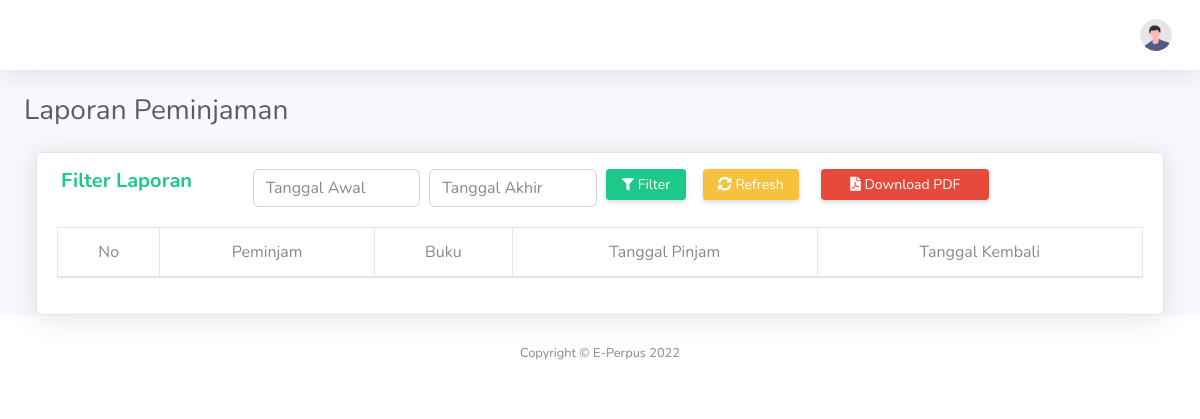
/index.php/laporan/Peminjaman, run on an earlier commit of the app's database.
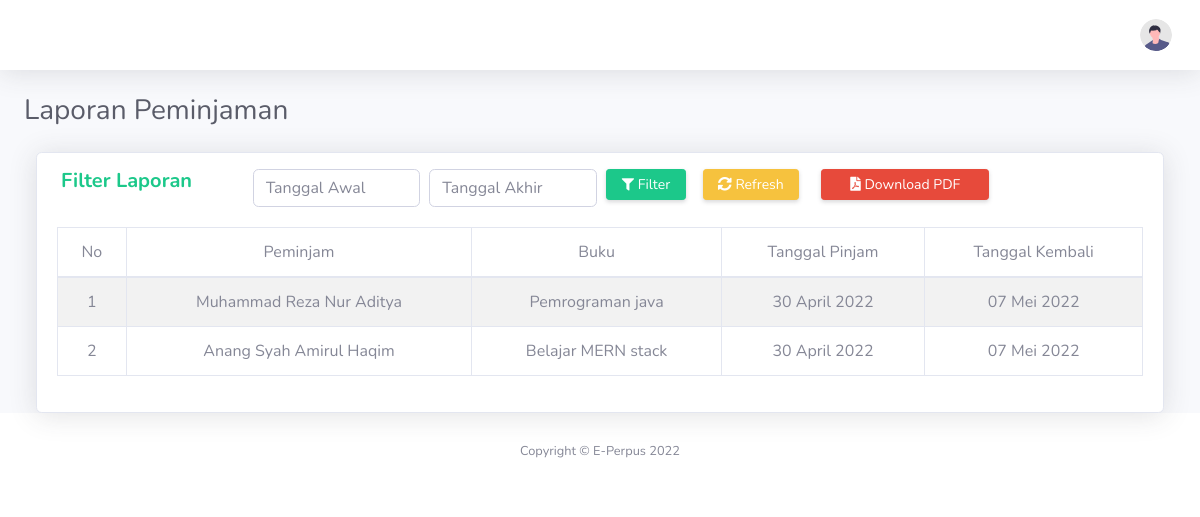
And on a later commit of the database.
### tables this page shows
CREATE TABLE `peminjaman` (
  `id_pinjam` int(11) NOT NULL,
  `id_anggota` int(11) NOT NULL,
  `id_buku` int(11) NOT NULL,
  `tgl_pinjam` date NOT NULL,
  `tgl_kembali` date NOT NULL
);

CREATE TABLE `anggota` (
  `id_anggota` int(11) NOT NULL,
  `kode_anggota` varchar(10) NOT NULL,
  `nama_anggota` varchar(255) NOT NULL,
  `jenis_kelamin` varchar(20) NOT NULL,
  `alamat` text NOT NULL,
  `no_hp` bigint(13) NOT NULL
);

CREATE TABLE `buku` (
  `id_buku` int(11) NOT NULL,
  `kode_buku` varchar(10) NOT NULL,
  `id_pengarang` int(11) NOT NULL,
  `id_penerbit` int(11) NOT NULL,
  `judul_buku` varchar(50) NOT NULL,
  `tahun_terbit` int(11) NOT NULL,
  `jumlah` int(11) NOT NULL
);

### application/controllers/Laporan.php (called while the page is built, shortened)
<?php
class Laporan extends CI_Controller {
    public function __construct()
    {
        $this->load->model('m_laporan');
        $this->load->helper('tgl_indo_helper');
        $this->load->library('pdf_report');
    }
    public function Peminjaman()
    {
        $tgl_awal = $this->input->post('tgl_awal');
        $tgl_akhir = $this->input->post('tgl_akhir');
        if (empty($tgl_awal) || empty($tgl_akhir)) {
            $isi['judul'] = 'Laporan Peminjaman';
            $isi['content'] = 'laporan/v_laporan_peminjaman';
            $isi['data'] = $this->m_laporan->getAllData();
        } else {
            $isi['judul'] = 'Laporan Peminjaman';
            $isi['content'] = 'laporan/v_laporan_peminjaman';
            $isi['data'] = $this->m_laporan->filterData($tgl_awal, $tgl_akhir);
        }
        $this->load->view('v_dashboard', $isi);
    }
}

### index.php (called while the page is built, shortened)
<?php
require_once BASEPATH.'core/CodeIgniter.php';

### application/models/m_laporan.php (called while the page is built, shortened)
<?php
class M_laporan extends CI_Model {
    public function getAllData()
    {
        $this->db->select('*');
        $this->db->from('peminjaman');
        $this->db->join('anggota', 'peminjaman.id_anggota = anggota.id_anggota');
        $this->db->join('buku', 'peminjaman.id_buku = buku.id_buku');
        return $this->db->get()->result();
    }
}

### application/helpers/tgl_indo_helper.php (called while the page is built, shortened)
<?php  if ( ! defined('BASEPATH')) exit('No direct script access allowed');
    if ( ! function_exists('mediumdate_indo'))
    {
        function tgl_indo_medium($tgl)
        {
            $ubah = gmdate($tgl, time()+60*60*8);
            $pecah = explode("-",$ubah);
            $tanggal = $pecah[2];
            $bulan = medium_bulan($pecah[1]);
            $tahun = $pecah[0];
            return $tanggal.'&nbsp;'.$bulan.'&nbsp;'.$tahun;
        }
    }
    if ( ! function_exists('medium_bulan'))
    {
        function medium_bulan($bln)
        {
            switch ($bln)
            {
                case 4:
                    return "April";
                    break;
                case 5:
                    return "Mei";
                    break;
            }
        }
    }

### application/views/laporan/v_laporan_peminjaman.php (the view, shortened to what the changed rows need)
<!DOCTYPE html>
<html lang="en">
<head>
</head>
<body>
    <div class="container-fluid">
        <div class="card shadow">
            <div class="card-body">
                <div class="table-responsive">
                    <table class="table table-bordered table-striped text-center" id="dataTable" width="100%" cellspacing="0">
                        <thead>
                            <tr>
                                <td>No</td>
                                <td>Peminjam</td>
                                <td>Buku</td>
                                <td>Tanggal Pinjam</td>
                                <td>Tanggal Kembali</td>
                            </tr>
                        </thead>
                        <tbody>
                            <?php
                                $no = 1;
                                foreach ($data AS $row) {?>
                                    <tr>
                                        <td><?= $no++; ?></td>
                                        <td><?= $row->nama_anggota; ?></td>
                                        <td><?= $row->judul_buku; ?></td>
                                        <td><?= tgl_indo_medium($row->tgl_pinjam); ?></td>
                                        <td><?= tgl_indo_medium($row->tgl_kembali); ?></td>
                                    </tr>
                                <?php }
                            ?>
                        </tbody>
                    </table>
                </div>
            </div>
        </div>
    </div>
</body>
</html>

What changed in the data, as far as the page shows it:
added peminjaman: id_anggota.nama_anggota "Muhammad Reza Nur Aditya", id_buku.judul_buku "Pemrograman java", tgl_pinjam "30 April 2022", tgl_kembali "07 Mei 2022"
added peminjaman: id_anggota.nama_anggota "Anang Syah Amirul Haqim", id_buku.judul_buku "Belajar MERN stack", tgl_pinjam "30 April 2022", tgl_kembali "07 Mei 2022"
